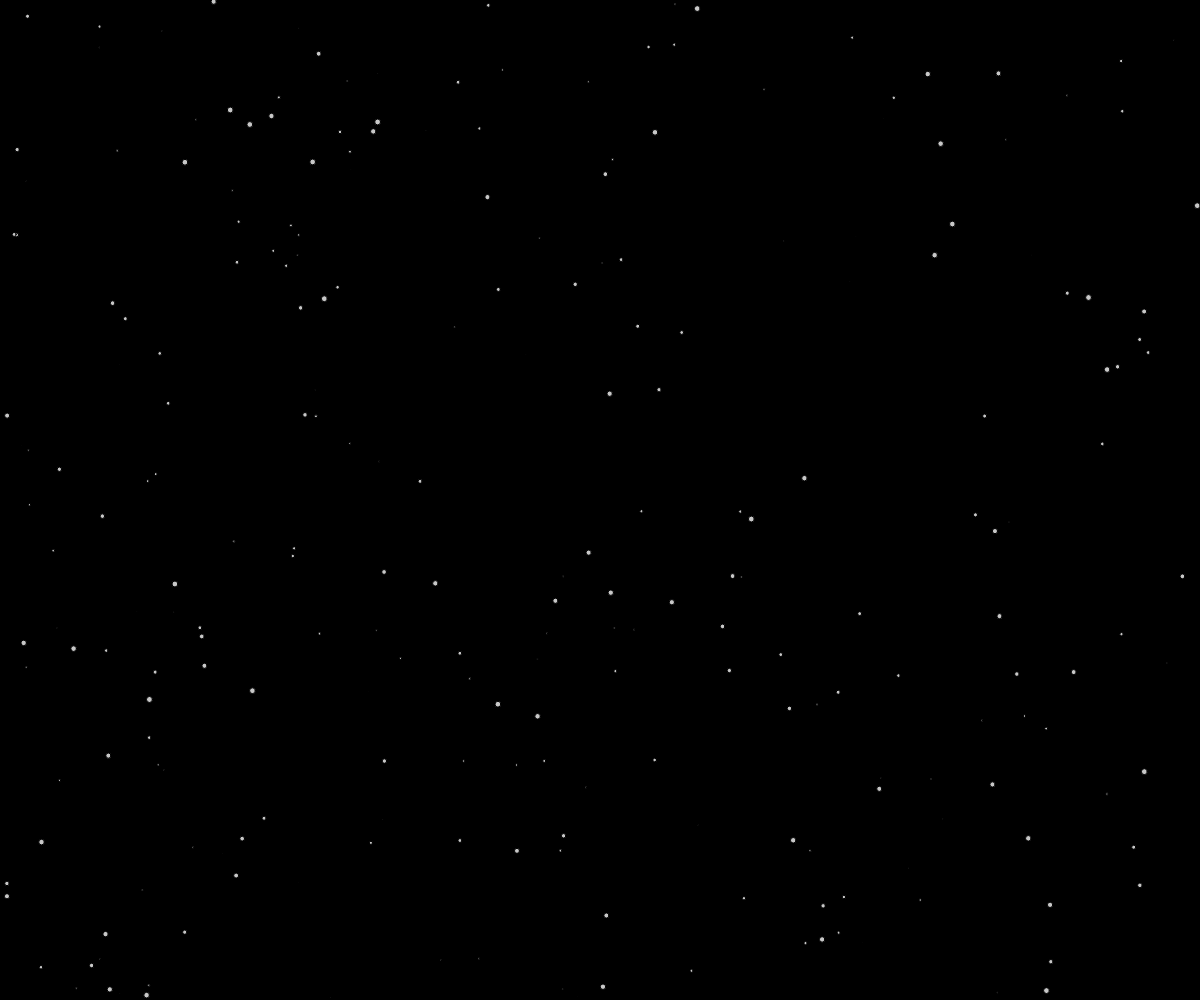
Frame 1 (no input)
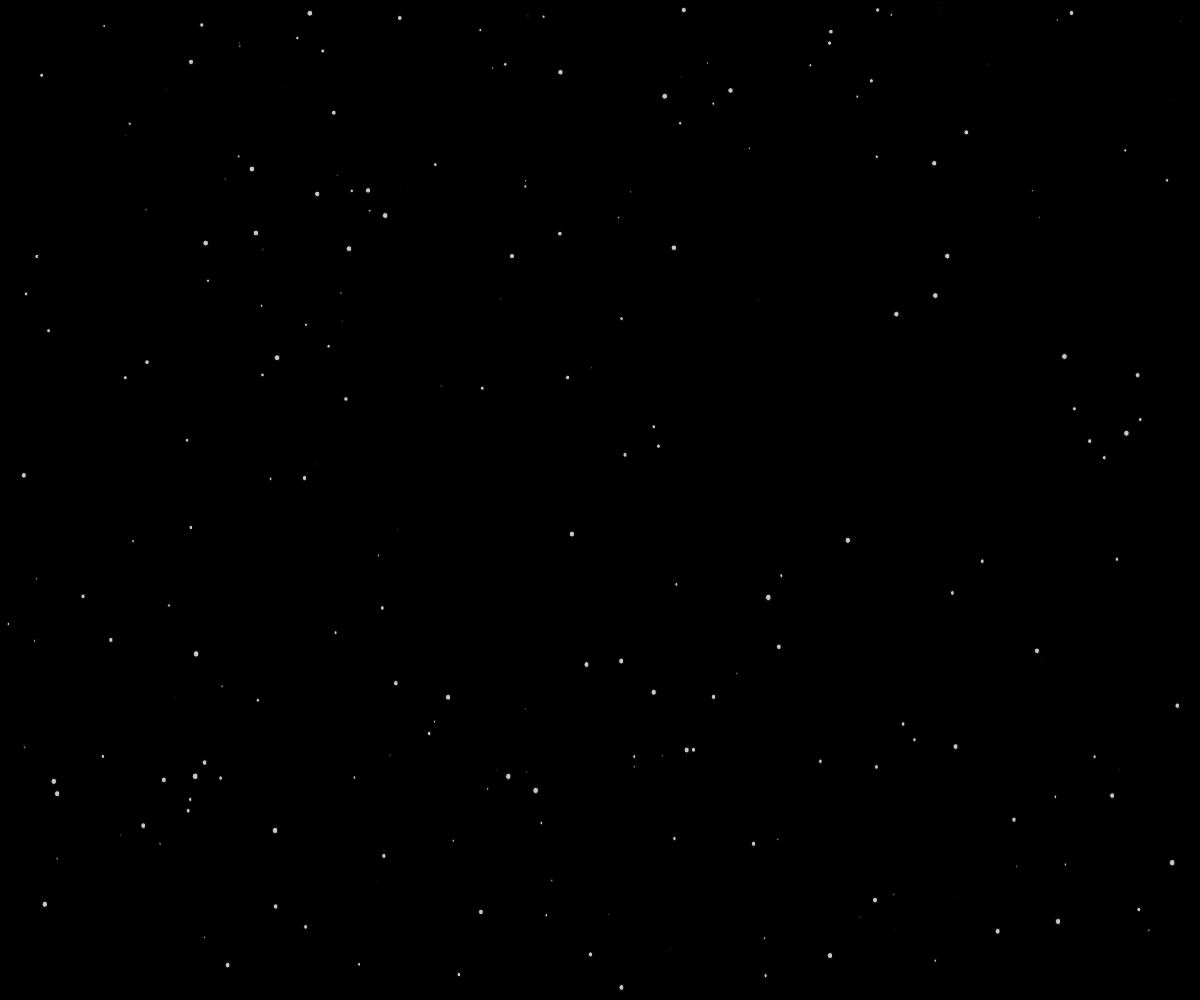
Frame 60 (no input)
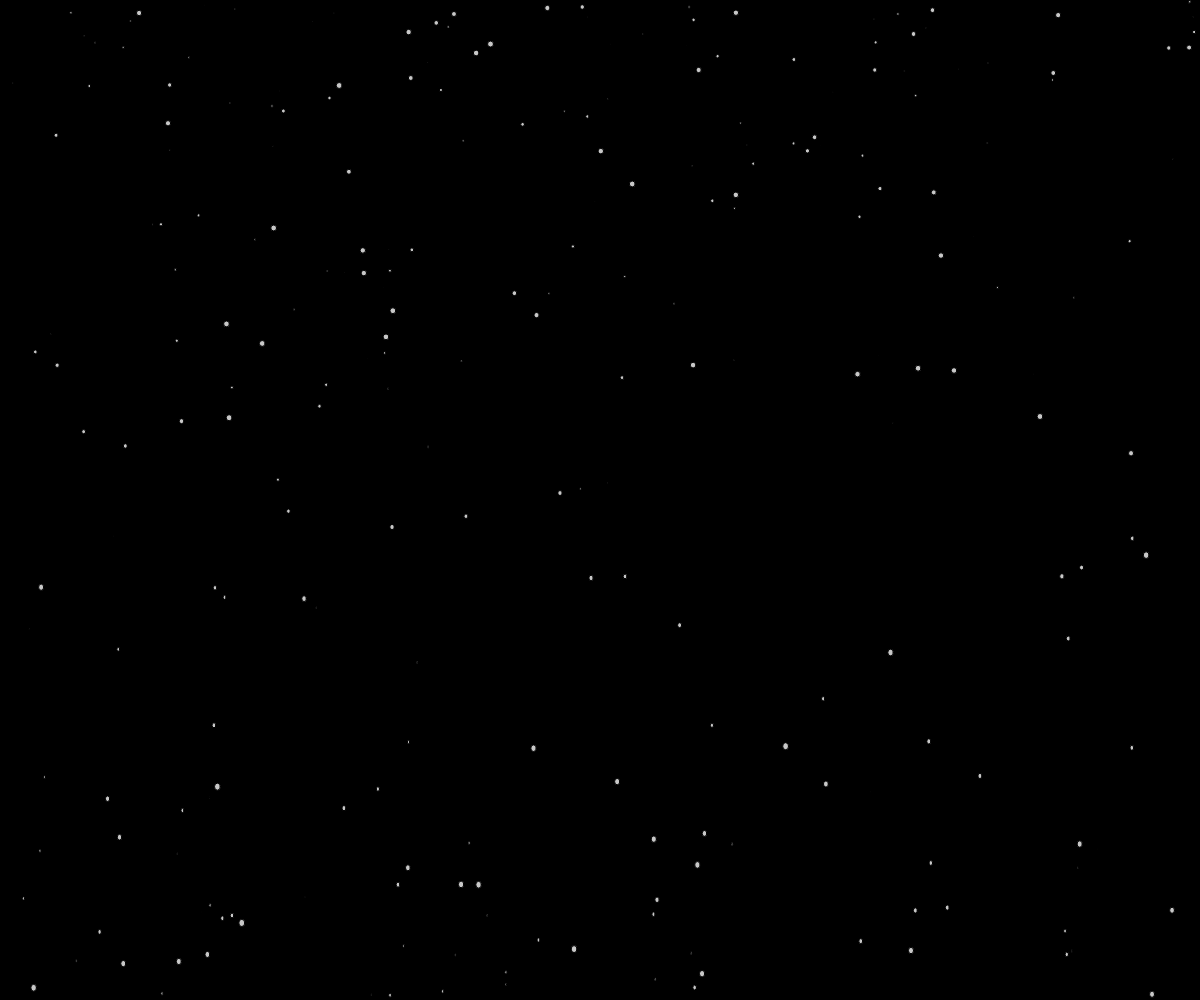
Frame 120 (the mouse pressed at the canvas centre since frame 60)

The p5.js sketch that drew these frames (run headless with seeded random() and noise() and a simulated clock; from frame 60 on, the mouse is pressed at the canvas centre):

// p5.js sketch
// ── sketch.js
var screenW = window.innerWidth,
    screenH = window.innerHeight;
var ball = undefined;
var diameter = 6;
var maxSnowBalls = 260;
var GRAVITY = 1;
var balls = [];


/*----------------------------------- Ball -----------------------------------*/
//Constructor()
/**
 * Ball constructor
 *
 * @param posX {number} the X position in the view
 * @param posY {Number} the Y position in the view
 * @param diameter {Number} Ball diameter
 *
 */
function Ball(posX, posY, dimater){
  this.posX = posX;
  this.posY = posY;
  this.dimaterX = dimater;
  this.dimaterY = dimater;
  this.force = Math.random().toFixed(3)*2;
  this.angle = 0;
  //this.breakLine = screenH / Math.random()*11;
}

Ball.prototype = {

  //show the element
  show: function(){
    ellipse(this.posX, this.posY, this.dimaterX,this.dimaterY);
  },

  //gravity force
  gravity: function(){
    var yForce = (this.force * GRAVITY);
    if (yForce<1){yForce = 1;}

    this.posY += yForce;

    if (this.posY > (screenW/3)) {
      this.dimaterY += .01;
      this.diameterX += this.angle;
      this.force += .02;
    }
  },

  //simulate wind with the angle
  wind: function(){
    this.posX += this.angle;
  }

};

/**
 * Check one by one snowballs are out of the canvas then remove it from the array
 * and create a new snowball
 */
function isFallen(checkBall, arrPos){
  if (
    (checkBall.posY > screenH) ||
    (checkBall.posX > screenW) ||
    (checkBall.posX < 0)
  ) {
    balls.splice(arrPos, 1);
    ball = new Ball(
      (Math.random()*screenW),
      0,
      (Math.random()*diameter)
    );
    ball.angle = angle();
    balls.push(ball);
  }
}

/**
 * Assing the falling angle of the snowball
 *
 * @return {Number} angle of falling
 */
function angle(){
  var angle = (Math.random().toFixed(2)*8) /10;
  var isNegative = Math.random().toFixed(1);

  if (isNegative > .5) {
    angle = -angle;
  }

  return angle;
}

/*----------------------------------- Setup ----------------------------------*/
function setup(){
  createCanvas(screenW,screenH, '2d');
  frameRate(40);
  for(var i = 0; i < maxSnowBalls; i++){
    ball = new Ball(
      (Math.random()*screenW),
      (Math.random()*screenH),
      (Math.random()*diameter)
    );
    ball.angle = angle();
    balls.push(ball);
  }
} 

/*----------------------------------- Draw -----------------------------------*/
function draw() {
  background(0);

  for(var i = 0; i < balls.length; i++){
    balls[i].gravity();
    balls[i].wind();
    isFallen(balls[i], i);
  }

  fill(200, 200, 200);
  for (var i = 0; i < balls.length; i++) {
    balls[i].show();
  }

}
